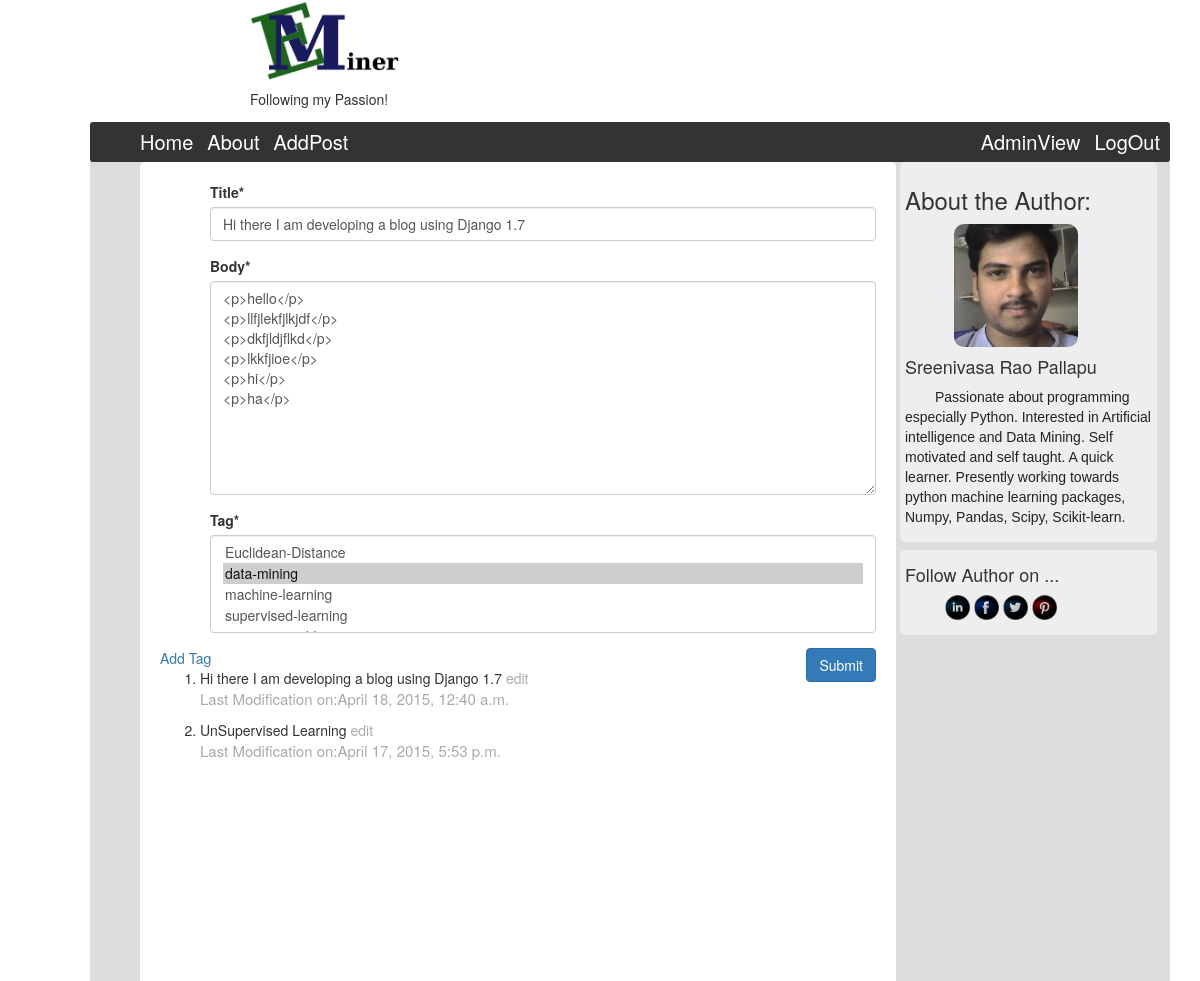
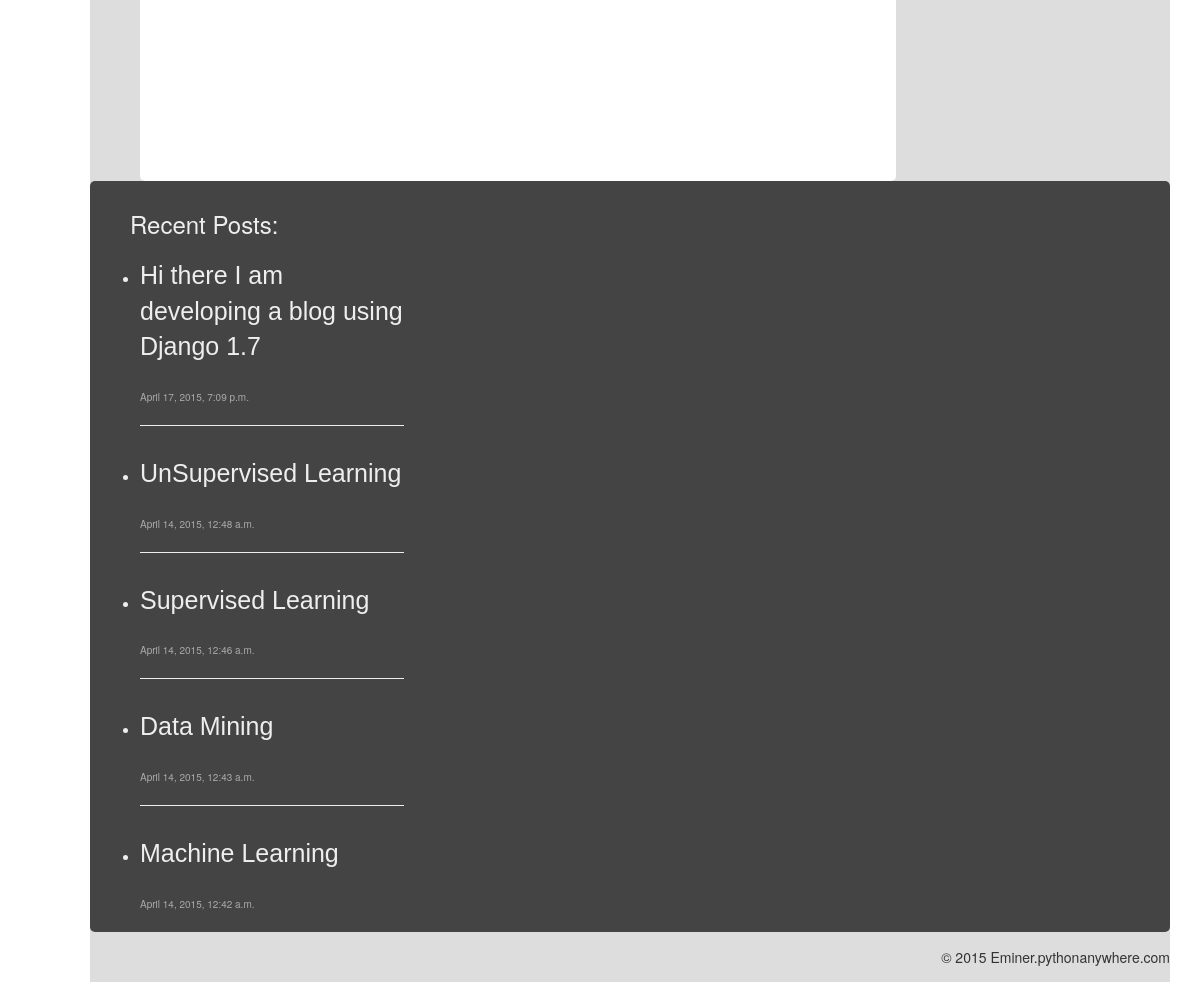
/blog/edit/hi-there-i-am-developing-a-blog-using-django-17/ (signed in), run on the app's committed database (2 pictures, top to bottom).
### eminer/models.py (models this page shows, shortened)
class NewEntry(models.Model):
    title = models.CharField(max_length=200,)
    body = MarkdownField()
    published = models.BooleanField(default=False)
    posted = models.DateTimeField(auto_now_add=True)
    modified = models.DateTimeField(auto_now=True)
    slug = models.SlugField(max_length = 200,)
    tag = models.ManyToManyField(Tag, null=False)

### eminer/views.py (the view, shortened to what this page needs)
# urls.py: url(r'^edit/(?P<post_name_edit>[\w\-]+)/$', views.AddPost, name = 'edit-post'),
@login_required
def AddPost(request, post_name_edit=None):
    not_published = NewEntry.objects.filter(published = False).order_by('-modified')
    recent = NewEntry.objects.order_by('-posted')[:5]
    if post_name_edit:
        if request.method == 'POST':
            record = NewEntry.objects.get(slug = post_name_edit)
            form = EditPostForm(request.POST, instance=record)
            if form.is_valid():
                post = form.save(commit = False)
                post.save()
                form.save_m2m()
                return HttpResponseRedirect('/blog/publisherview/')
        else:
            record = NewEntry.objects.get(slug = post_name_edit)
            form = EditPostForm(instance = record)
            return render(request, 'eminer/edit_post.html',{'form':form, 'not_published':not_published,'recent':recent})

### eminer/forms.py
class EditPostForm(forms.ModelForm):
    class Meta:
        model=NewEntry
        fields = ('title','body','tag')
    helper = FormHelper()
    helper.form_method = 'POST'
    helper.add_input(Submit('edit','Submit', css_class='btn-primery'))

### eminer/models.py (called while the page is built)
    def __unicode__(self):
        return self.slug

### templates/eminer/edit_post.html
{% extends 'eminer/base.html' %}
{% load crispy_forms_tags %}
{% load django_markdown %}
{% block index_view %}
        <div class='post_form'>
                {% crispy form %}
</div>
        <div class='form_field'>
            <a href="{% url 'add_tag' %}">Add Tag</a>
</div>
        <div class='not_published'>
            {% if not_published %}<ol>
            {% for not_publish in not_published %}
            <li>{{ not_publish.title }}<a style='color:#aaa; text-decoration:none;' href="/blog/edit/{{ not_publish.slug }}/"> edit</a></li>
            <p style='font-size:15px;color:#aaa;'>Last Modification on:{{ not_publish.modified }}</p>
            {% endfor %}</ol>
            {% endif %}
</div>
{% endblock %}

### templates/eminer/base.html (shortened to what this page needs)
<!DOCTYPE html>
{% load static %}
{% load django_markdown %}
<html>
<head>
    <link rel='stylesheet' type='text/css' href="{% static 'css/base.css' %}"/>
    <link rel="stylesheet" href="http://maxcdn.bootstrapcdn.com/bootstrap/3.3.4/css/bootstrap.min.css">
</head>
<body>
    <div class='title_view'>
    <a style='text-decoration:none;color:#000;' href="{% url 'home' %}"><img src="{% static 'images/logo.png' %}"/></a>
    <h5>Following my Passion!</h5>
    </div><br/>
    <div class='index_view'>
        <div class='nav_bar' role="navigation">
            <ul>
            <li><a href="{% url 'home' %}">Home</a></li>
            <li><a href="{% url 'about' %}">About</a></li>
            <li><a href="{% url 'add_post' %}">AddPost</a></li></ul>
            <ul style="position:relative;float:right;">
                {% if user.is_superuser %}
                <li><a href="{% url 'publisher-view' %}">AdminView</a></li>
                {% endif %}
                {% if user.is_authenticated %}
                <li><a href="{% url 'auth_logout' %}">LogOut</a></li>
                {% else %}}
                <li><a href="{% url 'registration_register' %}">Register Here</a></li>
                <li><a href="{% url 'auth_login' %}">Login</a></li>
                {% endif %}
            </ul>
        </div>
        <div>
        <div class='side_view'>
            <div class='author_view'>
                <h3>About the Author:</h3>
                <img src="{% static 'images/pro.jpg' %}"/>
                <h4>Sreenivasa Rao Pallapu</h4>
                <p>Passionate about programming especially Python. Interested in Artificial intelligence and Data Mining. Self motivated and self taught. A quick learner. Presently working towards python machine learning packages, Numpy, Pandas, Scipy, Scikit-learn.</p>
            </div>
            <div class='follow_author'>
                <h4>Follow Author on ...</h4>
                <ul>
                <li><a href='https://in.linkedin.com/in/sreenivas134'><img src="{% static 'images/linkedin.png' %}"/></a></li>
                <li><a href='https://www.facebook.com/sreenivas.pallapu'><img src="{% static 'images/facebook.png' %}"/></a></li>
                <li><a href='https://twitter.com/sreenivaseng'><img src="{% static 'images/twitter.png' %}"/></a></li>
                <li><a href='https://in.pinterest.com/sreenivas134/'><img src="{% static 'images/pinterest.png' %}"/></a></li>
                </ul>
            </div>
        </div>
        <div class='post_view'><div class='index_html'>{% block index_view %}{% endblock %}</div></div>
    </div>
    <div class='footer_view'>
        <div class='recent_posts'>
            <h3 style='padding-left:30px;'>Recent Posts:</h3>
            {% if recent %}
            <ul>
            {% for post in recent %}
                <li><a href="/blog/{{ post.slug }}/">{{ post.title }}</a></li><br/><span style='font-size:10px;color:#aaa;'>{{ post.posted }}</span>{% if not forloop.last %}<hr style='color:#222;'/>{% endif %}
            {% endfor %}
             </ul>
            {% endif %}
        </div>
        </div>
    <div class='copy_view'>
        <span style='position:relative;top:15px;float:right;'>&copy 2015 Eminer.pythonanywhere.com</span>
        </div>
</div>
</body>
</html>

### static/css/base.css (style rules this page uses)
body { margin-left:100px; }
.title_view img { position:relative; display:inline; width:150px; }
.title_view { position:relative; margin-left:250px; }
.index_view { position:absolute; right:30px; width:90%; background-color:#ddd; }
.nav_bar { position:relative; height:40px; width:100%; background-color:#333; margin-top:-15px; border-radius:3px; }
.nav_bar ul { position:relative; top:6px; display:inline; margin-right:10px; }
.nav_bar li { position:relative; display:inline; padding-left:10px; }
.nav_bar li a { text-decoration:none; font-size:20px; color:white; }
.post_view { width:70%; min-height:1000px; position:relative; left:50px; background-color:white; border-radius:5px; }
.post_view .index_html { padding:20px 20px 20px 20px; }
.post_form { position:relative; margin-left:50px; }
.btn-primery { position:relative; float:right; }
.side_view div { width:95%; position:relative; background-color:#eee; padding:5px; margin-bottom:8px; border-radius:5px; }
.side_view { width:25%; position:relative; float:right; }
.side_view p { text-indent:30px; color:#222; font-family:arial; word-wrap:initial; }
.author_view img { width:50%; position:relative; left:20%; height:50%; border-radius:10px; }
.follow_author li { display:inline; }
.follow_author img { height:25px; width:25px; }
.footer_view { width:100%; min-height:200px; background-color:#444; position:relative; color:#eee; border-radius:5px; }
.recent_posts { width:30%; position:relative; padding:10px; }
.recent_posts a { display:block; padding-top:10px; text-decoration:none; font-family:arial; color:#eee; font-size:25px; }
.copy_view { min-height:50px; background-color:#ddd; width:100% }

### data on the page
NewEntry: title "Hi there I am developing a blog using Django 1.7", body "<p>hello</p> <p>llfjlekfjlkjdf</p> <p>dkfjldjflkd</p> <p>lkkfjioe</p> <p>hi</p> <p>ha</p>", modified "April 18, 2015, 12:40 a.m.", posted "April 17, 2015, 7:09 p.m."
NewEntry: title "UnSupervised Learning", modified "April 17, 2015, 5:53 p.m.", posted "April 14, 2015, 12:48 a.m."
NewEntry: title "Supervised Learning", posted "April 14, 2015, 12:46 a.m."
NewEntry: title "Data Mining", posted "April 14, 2015, 12:43 a.m."
NewEntry: title "Machine Learning", posted "April 14, 2015, 12:42 a.m."
